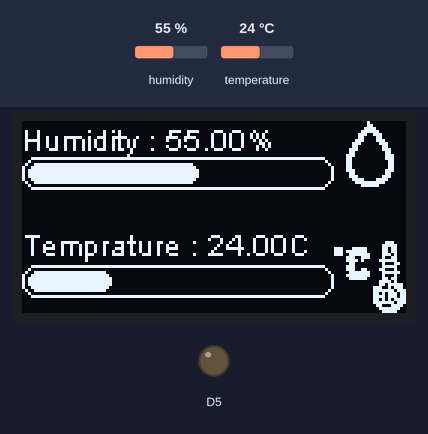
Bench run of a sketch on a simulated ESP8266 (NodeMCU). Parts: 128×64 one-colour display, output pins drawn as LEDs (lit = HIGH). The test bench sets the inputs (shaded band); at power-on: humidity 55 %, temperature 24 °C.

Above: at 2.8 s.
2.9 s: humidity set to 22 %
At 4.5 s:
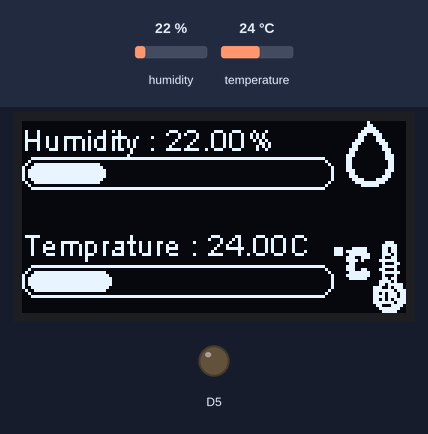
5.6 s: temperature set to 12 °C
At 7.4 s:
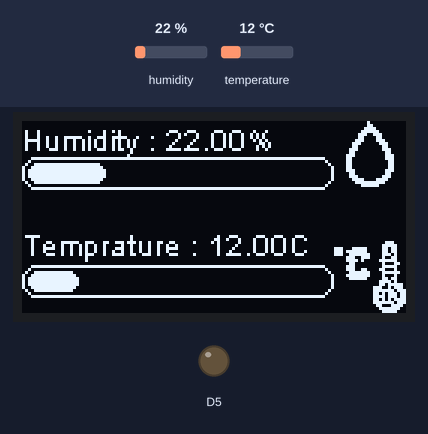
8.3 s: humidity set to 40 %
At 10.8 s:
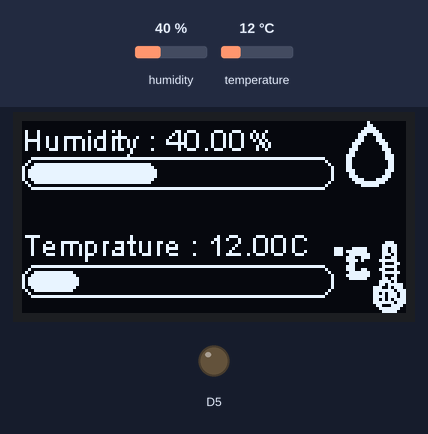
11.7 s: temperature set to 19 °C
At 13.7 s:
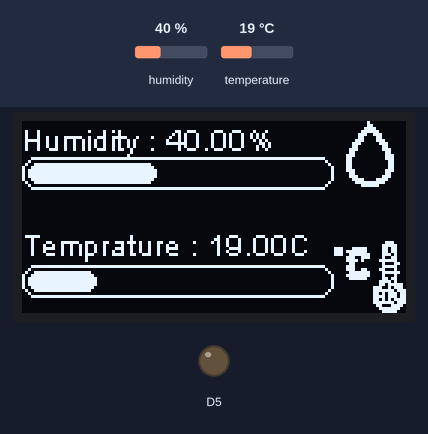
Timing chart, 0 to 15.2 s (numbered marks = the images above; inputs shaded):
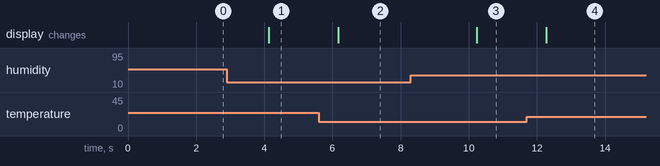

Measured:
- after the input at 2.9 s, the display: changes after 1.2 s (image 1)
- after the input at 5.6 s, the display: changes after 0.56 s (image 2)
- after the input at 8.3 s, the display: changes after 1.9 s (image 3)
- after the input at 11.7 s, the display: changes after 0.57 s (image 4)

The sketch:

ESP8266_DHT11_SH1106.ino
```cpp
#include <SPI.h>
#include <DHT.h>
#include <Wire.h>
#include "images.h"
#include "SH1106Wire.h"               // Only needed for Arduino 1.6.5 and earlier
#define DHTPIN 2         // Digital pin 4
#define DHTTYPE DHT11     // DHT 11

DHT dht(DHTPIN, DHTTYPE);
SH1106Wire display(0x3c, D2, D1);

void sendSensor()
{
  float h = dht.readHumidity();
  float t = dht.readTemperature(); // or dht.readTemperature(true) for Fahrenheit

  if (isnan(h) || isnan(t)) {
    Serial.println("Failed to read from DHT sensor!");
    return;
  }
}

void setup()
{
  Serial.begin(115200); // See the connection status in Serial Monitor
  dht.begin();
  display.init();
  display.flipScreenVertically();
  display.setFont(ArialMT_Plain_10);

  pinMode(A0, INPUT);
  pinMode(D5, OUTPUT);
}
void drawProgressBarDemo() {
  // display.setColor(INVERSE);
  float h = dht.readHumidity();
  float t = dht.readTemperature(); // or dht.readTemperature(true) for Fahrenheit
  // draw the percentage as String
  display.setTextAlignment(TEXT_ALIGN_LEFT);
  display.drawString(0, 0, "Humidity : " + String(h) + "%");
  display.drawProgressBar(0, 12, 103, 10, h);
  // draw the percentage as String
  display.setTextAlignment(TEXT_ALIGN_LEFT);
  display.drawString(0, 35,"Temprature : " +  String(t) + char(223) + "C");
  display.drawProgressBar(0, 48, 103, 10, t);

}

void drawImageDemo() {
  // see http://blog.squix.org/2015/05/esp8266-nodemcu-how-to-create-xbm.html
  // on how to create xbm files
  display.drawXbm(104, 0, h_width, h_height, h_bits);
  display.drawXbm(104, 40, t_width, t_height, t_bits);
}

void printDisplay(){
  display.clear();
  drawProgressBarDemo();
  drawImageDemo();
  display.display();
  delay(2000);
}

void loop()
{
printDisplay();
}
```

Source omitted: images.h (data table, 1062 bytes)
